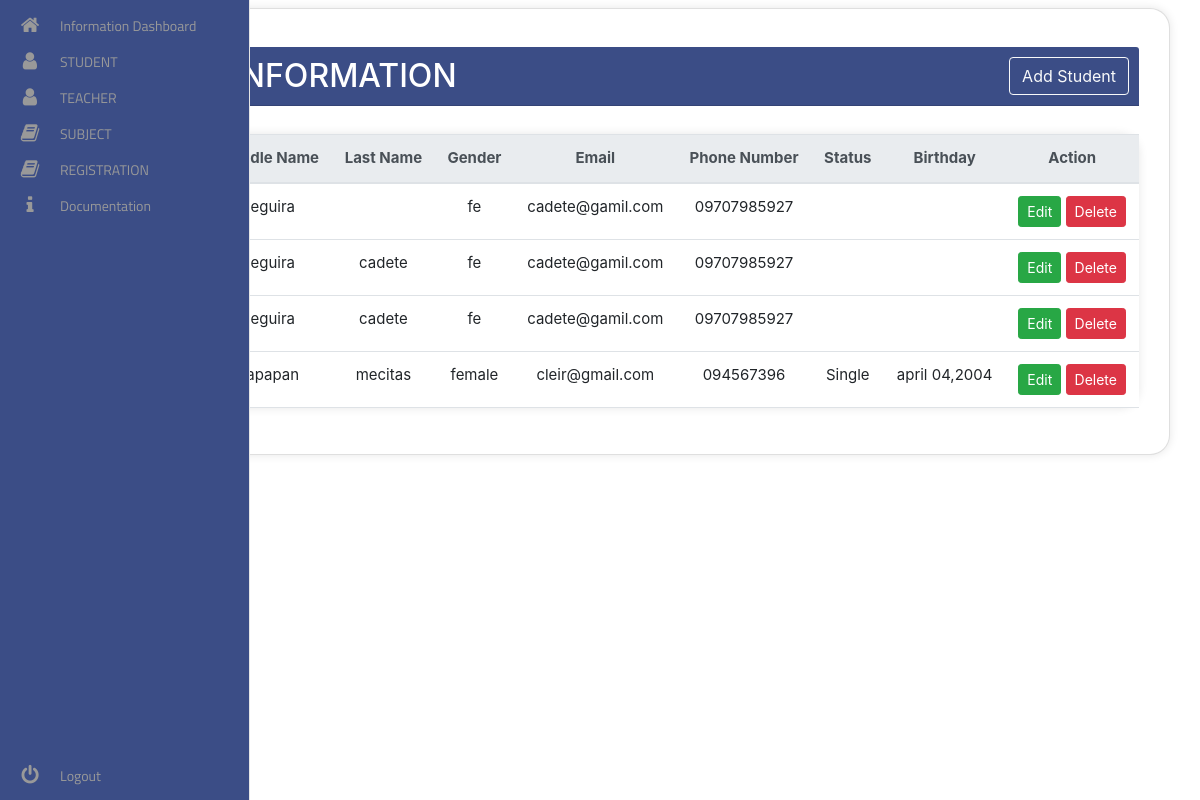
Page /table.php on the committed database.
### tables this page shows
CREATE TABLE `tb_student` (
  `student_id` int(100) NOT NULL,
  `firstname` varchar(100) NOT NULL,
  `middlename` varchar(50) NOT NULL,
  `lastname` varchar(50) NOT NULL,
  `gender` varchar(10) NOT NULL,
  `email` varchar(50) NOT NULL,
  `phone_number` varchar(20) NOT NULL,
  `statuss` varchar(20) NOT NULL,
  `birthday` varchar(30) NOT NULL
);

### table.php (the view, shortened to what this page needs)
<!DOCTYPE html>
<html lang="en">
<head>
   <link rel="stylesheet" href="dashboardstyle.css">
   <link rel="stylesheet" type="text/css" href="./bootstrap/bootstrap.css">
   <link rel="stylesheet" href="https://stackpath.bootstrapcdn.com/bootstrap/4.5.2/css/bootstrap.min.css">
</head>
<body>
</div><nav class="main-menu">
            <ul>
                <li>
                    <a href="dashboard.php">
                        <i class="fa fa-home fa-2x"></i>
                    </a>
                </li>
                <li class="has-subnav">
                    <a href="table.php">
                        <i class="fa fa-user fa-2x"></i>
                    </a>
                    <li class="has-subnav">
                    <a href="teachtable.php">
                        <i class="fa fa-user fa-2x"></i>
                    </a>
                    <li class="has-subnav">
                    <a href="subtable.php">
                        <i class="fa fa-book fa-2x"></i>
                    </a>
                </li>
                <li class="has-subnav">
                    <a href="registrationtable.php">
                        <i class="fa fa-book fa-2x"></i>
                    </a>
                </li>
                <li>
                    <a href="search.php">
                       <i class="fa fa-info fa-2x"></i>
                    </a>
                </li>
            </ul>
            <ul class="logout">
                <li>
                   <a href="login.php">
                         <i class="fa fa-power-off fa-2x"></i>
                    </a>
                </li>
            </ul>
        </nav>
</body>
<div class="container card mt-2">
    <div class="card-header mt-2">
        <div class="text-center">
            <h2 class="text-start">STUDENT INFORMATION
                <button type="button" class="btn btn-outline-light btn-add-book" data-toggle="modal" data-target="#mdlAddProduct"> Add Student</button>
            </h2>
        </div>
    </div>
    <table class="container table mt-2">
        <thead class="thead-light">
        <tr>
            <th scope="col">#</th>
            <th scope="col">First Name</th>
            <th scope="col">Middle Name</th>
            <th scope="col">Last Name</th>
            <th scope="col"> Gender</th>
            <th scope="col"> Email</th>
            <th scope="col">Phone Number</th>
            <th scope="col">Status </th>
            <th scope="col">Birthday </th>
            <th>Action</th>
        </tr>
        </thead>
        <tbody id="tblDisplayProduct">
        <?php
        $conn= new PDO("mysql:host=localhost;dbname=db_record",'root','');
        $sql=$conn->prepare("SELECT * FROM tb_student");
        $sql->execute();
        $rst=$sql->fetchAll();
        foreach ($rst as $CX) {?>
            <tr>
                <th scope="row"><?php echo $CX['student_id'];?></th>
                <td><?php echo $CX['firstname'];?></td>
                <td><?php echo $CX['middlename'];?></td>
                <td><?php echo $CX['lastname'];?></td>
                <td><?php echo $CX['gender'];?></td>
                <td><?php echo $CX['email'];?></td>
                <td><?php echo $CX['phone_number'];?></td>
                <td><?php echo $CX['statuss'];?></td>
                <td><?php echo $CX['birthday'];?></td>
                <td>
    <a href="edit.php?student_id=<?php echo $CX['student_id']; ?>" class="btn btn-success btn-sm">Edit</a>
    <a href="delete.php?student_id=<?php echo $CX['student_id']; ?>" class="btn btn-danger btn-sm">Delete</a>
</td>
            </tr>
            <?php } ?>
        </tbody>
    </table>
</body>
</html>

### dashboardstyle.css (style rules this page uses)
.fa-2x { font-size: 2em; }
.fa { position: relative; display: table-cell; width: 60px; height: 36px; text-align: center; vertical-align: middle; font-size:20px; }
.main-menu { background:#3B4D86; border-right:1px solid #e5e5e5; position:absolute; top:0; bottom:0; height:100%; left:0; width:60px; overflow:hidden; -webkit-transition:width .05s linear; transition:width .05s linear; z-index:1000; }
.main-menu>ul { margin:7px 0; }
.main-menu li { position:relative; display:block; width:250px; }
.main-menu li>a { position:relative; display:table; border-collapse:collapse; border-spacing:0; color:#999; font-family: arial; font-size: 14px; text-decoration:none; -webkit-transition:all .1s linear; transition:all .1s linear; }
.main-menu>ul.logout { position:absolute; left:0; bottom:0; }
nav { -webkit-user-select:none; -moz-user-select:none; -ms-user-select:none; -o-user-select:none; user-select:none; }
nav ul,nav li { outline:0; margin:0; padding:0; }

### table.php (style rules this page uses)
.container { background-color: white; padding: 30px; border-radius: 20px; box-shadow: 0px 0px 10px rgba(0, 0, 0, 0.1); }
.card-header { background-color: #3B4D86; color: white; padding: 10px; border-radius: 10px; margin-bottom: 20px; }
.card-header h2 { margin: 0; }
.btn-add-book { float: right; }
table { font-size: 16px; text-align: center; }
table th, table td { font-size: 15px; text-align: center; }

### rows in the picture
tb_student: student_id "1", firstname "neovillyn", middlename "leguira", gender "fe", email "cadete@gamil.com", phone_number "09707985927"
tb_student: middlename "leguira", lastname "cadete", gender "fe", email "cadete@gamil.com", phone_number "09707985927"
tb_student: middlename "leguira", lastname "cadete", gender "fe", email "cadete@gamil.com", phone_number "09707985927"
tb_student: middlename "lapapan", lastname "mecitas", gender "female", email "cleir@gmail.com", phone_number "094567396", statuss "Single", birthday "april 04,2004"
